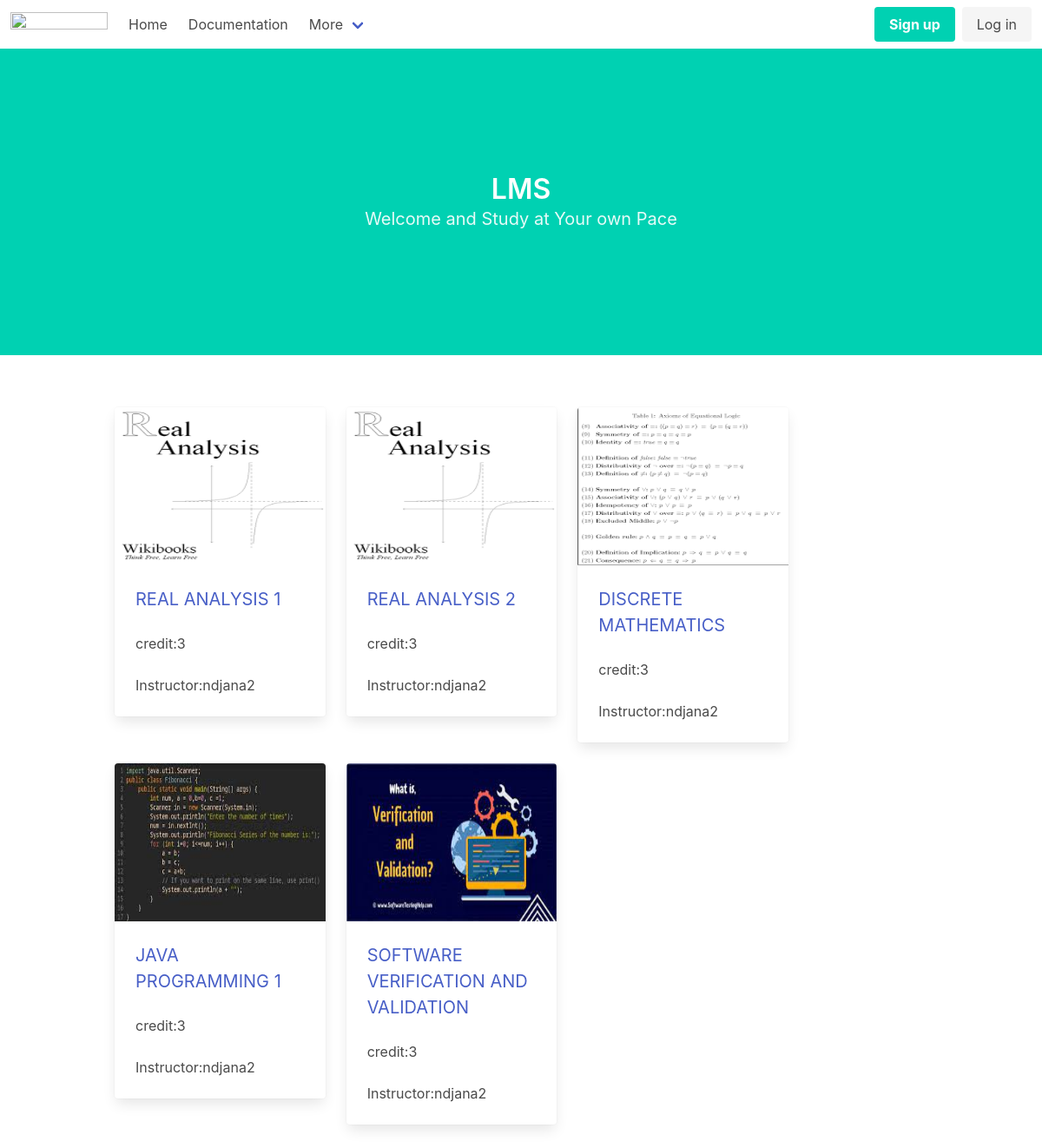
/courses/ (signed in), run on the app's committed database.
### school/models.py (models this page shows, shortened)
class Course(models.Model):
    name = models.CharField(max_length=250, blank=False,null=False)
    image = models.ImageField(upload_to='Images/courses/', default = 'Images/django.jpg')
    subject = models.ForeignKey(Subject,on_delete=models.CASCADE,related_name='courses')
    slug=models.SlugField(max_length=250,blank=False)
    credit = models.PositiveIntegerField(default=3)
    Instructor = models.ForeignKey(User,on_delete=models.CASCADE,related_name='courses')

### school/views.py (the view)
# urls.py: path('courses/',view_courses_as_teacher,name='view_courses_as_teacher'),
@login_required
@user_passes_test(lambda u: u.groups.filter(name='TEACHERS'))
def view_courses_as_teacher(request):
    courses=request.user.courses.all() #with this, the instructor will view only what he created
    return render(request,'school/lesson/instructor_course_list.html',{'courses':courses})

### school/templates/school/lesson/instructor_course_list.html (shortened to what this page needs)
{% extends 'school/base.html' %}
{% block content %}
<div class="container">
    <div class="column is-10">
        <div class="columns is-multiline">
            {% for c in courses %}
            <div
                class="column is-4">
                <div class="card">
                    <div class="card-image">
                        <figure class="image is-4by3">
                            <img src="{{c.image.url}}" alt="Placeholder image">
                        </figure>
                    </div>
                    <div class="card-content">
                        <div class="media">
                            <div class="media-content">
                                <a href="{% url 'view_lessons_as_teacher' c.pk c.slug %}"> <p class="is-size-5">{{ c.name }}</p></a>
                            </div>
                        </div>
                        <div class="content">
                            <p> credit:{{ c.credit }}</p>
                        </div>
                        <div class="content">
                            <p>Instructor:{{ c.Instructor }}</p>
                        </div>
                    </div>
                </div>
            </div>
            {%  empty %}
   <p> No Courses here</p>
</div>
</div>
</div>
            {% endfor %}
{% endblock %}

### data on the page
Course: image (picture), name "REAL ANALYSIS 1", credit "3", Instructor "ndjana2"
Course: image (picture), name "REAL ANALYSIS 2", credit "3", Instructor "ndjana2"
Course: image (picture), name "DISCRETE MATHEMATICS", credit "3", Instructor "ndjana2"
Course: image (picture), name "JAVA PROGRAMMING 1", credit "3", Instructor "ndjana2"
Course: image (picture), name "SOFTWARE VERIFICATION AND VALIDATION", credit "3", Instructor "ndjana2"
